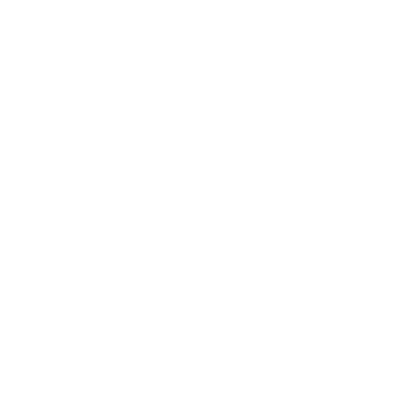
Frame 1 (no input)
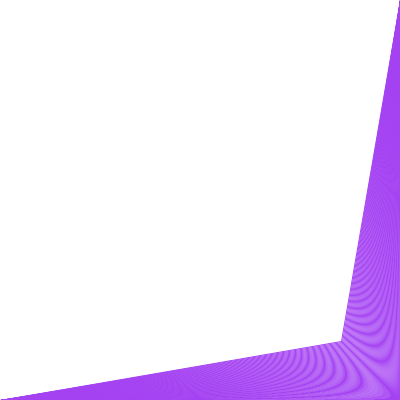
Frame 60 (the mouse pressed at the canvas centre just before this capture)
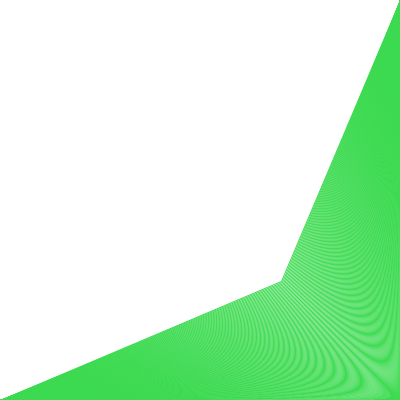
Frame 120 (the mouse held since frame 60 and released just before this capture)

The Processing sketch that drew these frames (run headless with seeded random() and noise(); from frame 60 on, the mouse is pressed at the canvas centre):

// Processing sketch: processing_53221
// ── processing_53221.pde

//Melanie Danver
//copyright 2012 mdanver
float x, y, valueR, valueG, valueB;
void setup()
{
  size(400,400);
  background(255,255,255);
  valueR = random(255);
  valueG = random(255);
  valueB = random(255);
  
}

void draw()
{
  background(255);
 y = (frameCount)%height;
   x =(frameCount)%width;
     
     if (x <= width){
     y = height -(frameCount)%(height*2);
   x =  width-(frameCount)%(width*2);
 }
    if (x<=0){
       y =frameCount%height;
       x =frameCount%width;
     }
       
 while(x<width || y<height)
  {
  
    stroke(valueR,valueG,valueB);
    x = 1+x;
    y = 1+y;
line(y,x,height,0);
  line(0,width,x,y);
  
  }
    
  
}
void keyPressed()
{
  if (key == ' ')
  { noLoop(); }
  if (key == 'r'){
  loop();}
}

void mousePressed()
{
valueR = random(255);
valueG = random(255);
valueB = random(255);
}
